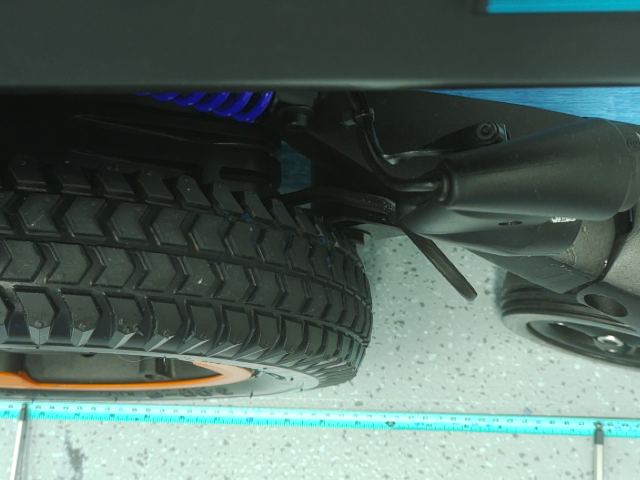
#> input picture frame.png, 640 x 480 px
$ python -i speedCalculate_and_terrainFrameOutput.py   (imports and definitions only)
#> lines starting #> are read from the running program, lines starting #| are printed output that depends on the picture
import numpy as np
import cv2 as cv

class Optical_Flow:
    def __init__(self, width = 640, height = 480, feature_frame_refresh = 5, wheel_error_threshold = 10, ground_error_threshold = 10, pixel_scale = (0.57 - 0.16) / (600 - 22), slip_threshold = 0.1):
        self.width = width
        self.height = height

        self.frame_count = feature_frame_refresh
        self.refresh_bound = feature_frame_refresh
        self.wheel_error_threshold = wheel_error_threshold
        self.ground_error_threshold = ground_error_threshold

        #back up
        self.previous_wheel_move = 0
        self.previous_ground_move = 0

        self.pixel_scale = pixel_scale
        self.slip_threshold = slip_threshold
        self.noMove_threshold = 1e-2


    # [31 lines left out: functions set_ground_feature_params, set_ground_lk_params, set_wheel_feature_params, set_wheel_lk_params, default_set, not called in this run]


    def set_wheel_mask(self, wheel_width_low_bound, wheel_width_high_bound, wheel_height_low_bound, wheel_height_high_bound):
        self.wheel_mask = np.zeros((self.height,self.width), dtype=np.uint8)
        self.wheel_mask[wheel_height_low_bound:wheel_height_high_bound, wheel_width_low_bound:wheel_width_high_bound] = 255


    # [13 lines left out: functions set_ground_mask, get_terrain_frame, not called in this run]


    @staticmethod
    def gray_frame(frame):
        gray = cv.cvtColor(frame, cv.COLOR_BGR2GRAY)
        return gray


    def lk(self, frame):
        current_frame = Optical_Flow.gray_frame(frame)
        if self.frame_count == self.refresh_bound:
            self.standard_frame = current_frame
            self.wheel_feature =  cv.goodFeaturesToTrack(current_frame, mask = self.wheel_mask, **self.wheel_feature_params)
            self.ground_feature = cv.goodFeaturesToTrack(current_frame, mask = self.ground_mask, **self.ground_feature_params)

            if self.wheel_feature is None or self.ground_feature is None:
                print("frame selected does not contain features")
            else:
                self.frame_count = 0

            return False, -1, -1

        else:
            wheel_p, wheel_st, wheel_err = cv.calcOpticalFlowPyrLK(self.standard_frame, current_frame, self.wheel_feature, None, **self.wheel_lk_params)
            ground_p, ground_st, ground_err = cv.calcOpticalFlowPyrLK(self.standard_frame, current_frame, self.ground_feature, None, **self.ground_lk_params)

            if wheel_p is None or ground_p is None:
                print("No features discovered, use the previous one result")
                wheel_distance_move =self.previous_wheel_move
                ground_distance_move = self.previous_ground_move

            else:
                good_wheel_new = wheel_p[(wheel_st == 1) & (wheel_err < self.wheel_error_threshold)]
                good_wheel_reference = self.wheel_feature[(wheel_st == 1) & (wheel_err < self.wheel_error_threshold)]

                good_ground_new = ground_p[(ground_st == 1) & (ground_err < self.ground_error_threshold)]
                good_ground_reference = self.ground_feature[(ground_st == 1) & (ground_err < self.ground_error_threshold)]

                if len(good_wheel_new) == 0 or len(good_ground_new) == 0:
                    print("No good features discovered, use the previous one result")
                    wheel_distance_move = self.previous_wheel_move
                    ground_distance_move = self.previous_ground_move
                else:
                    wheel_diff = good_wheel_new.reshape(-1, 2) - good_wheel_reference.reshape(-1, 2)
                    ground_diff = good_ground_new.reshape(-1, 2) - good_ground_reference.reshape(-1, 2)

                    # Signed motion along image x-axis.
                    # Positive means movement to the right, negative means movement to the left.
                    wheel_pixel_move = np.median(wheel_diff[:, 0])
                    ground_pixel_move = np.median(ground_diff[:, 0])

                    wheel_distance_move = wheel_pixel_move * self.pixel_scale
                    ground_distance_move = ground_pixel_move * self.pixel_scale

                    self.previous_wheel_move = wheel_distance_move
                    self.previous_ground_move = ground_distance_move

            self.frame_count += 1
            return True, wheel_distance_move, ground_distance_move


    @staticmethod
    def rotational_speed(distance, time, radius):
        return distance / (time * radius)


    @staticmethod
    def ground_speed(distance, time):
        return distance / time


    # [17 lines left out: function slipRatio_and_currentAcceleration, not called in this run]

>>> import cv2
>>> picture = cv2.imread('../../frame.png')
#> picture is the input picture: shape (480, 640, 3); mean B, G, R 96.1, 102.8, 84.4
>>> result = Optical_Flow().lk(picture)
#> in gray_frame, `gray = cv.cvtColor(frame, cv.COLOR_BGR2GRAY)`:
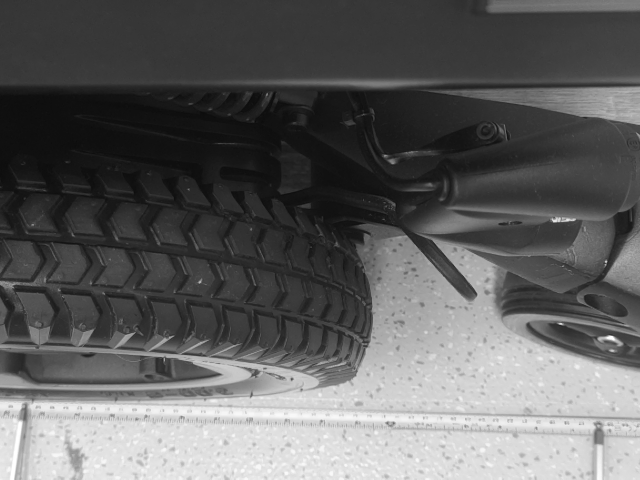
#> gray: shape (480, 640); min 11, max 255, mean 96.5
#> (the run stopped early here; a loop or call above may not have finished)
